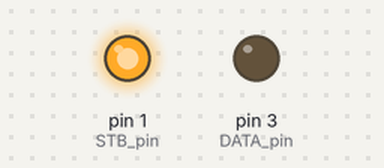
Simulated run of this sketch. Board: Arduino Uno, built with avr-gcc and run on an emulated ATmega328P. Parts: output pins drawn as LEDs (lit = HIGH). Pins used as bus, display or sensor lines are not drawn.

Above: at 0.1 s.
Timing chart, 0 to 1.6 s (numbered marks = the images above):
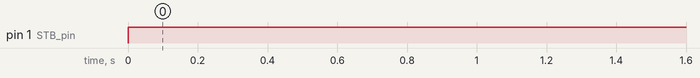

Measured:
- by itself, pin 1 (STB_pin): LOW → HIGH at 0.00 s

The sketch:

led_bar_meter.ino
```cpp
int STB_pin = 1;
int CLK_pin = 2;
int DATA_pin = 3;
int data;

void setup(){
  pinMode(STB_pin, OUTPUT);
  pinMode(CLK_pin, OUTPUT);
  pinMode(DATA_pin, OUTPUT);
}

void loop(){
  for(int i=0; i<10; i++){
  digitalWrite(STB_pin, HIGH);
  data = shiftIn(DATA_pin, CLK_pin, MSBFIRST);
  digitalWrite(CLK_pin, LOW);
  }
  delay(100);
}
```
